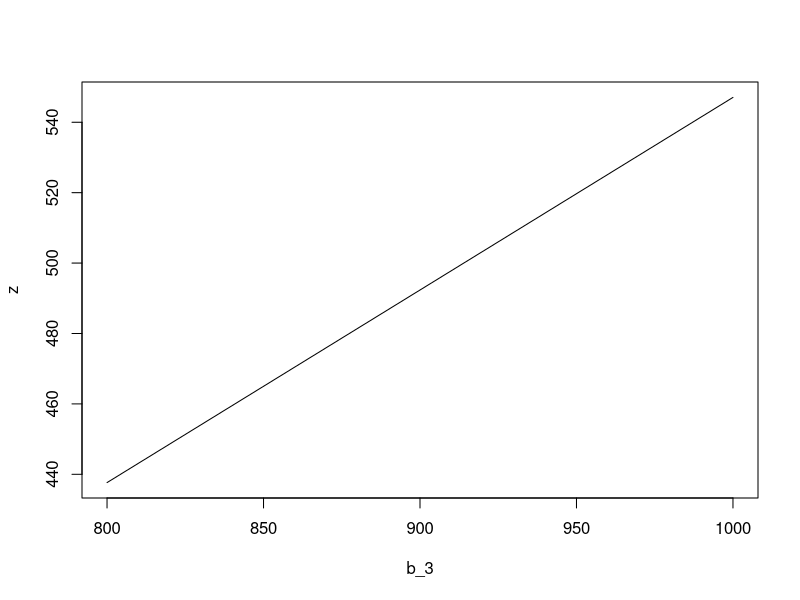

Reproduce this figure in R.
library(lpSolve)

C <- c(0.3,0.9)
A <- matrix(c(-0.21,0.3,
              -0.03, 0.01,
              1,1), ncol=2, nrow=3, byrow=TRUE)
b <- c(0,0,800)
# 800 = b_3
constraints_direction <- c('>=','<=','>=')

mod <- lp(direction = "min", objective.in = C,
          const.mat = A, const.dir = constraints_direction, const.rhs = b,
          compute.sens = TRUE)

mod$status # 0 -- success
mod$solution # 470.5882 329.4118
mod$objval # 437.6471

mod$duals
# y_1       y_2       y_3           ограничения двойственной задачи
# 1.1764706 0.0000000 ((0.5470588)) 0.0000000 0.0000000

# x* \cdot (c - Ay*) -> скобки -- это ограничение двойственной задачи

mod$duals.from
# -1.680000e+02 -1.000000e+30  ((2.273737e-13)) -1.000000e+30 -1.000000e+30

mod$duals.to
# 1.38e+02 1.00e+30 ((1.00e+30)) 1.00e+30 1.00e+30

# => b_3 \in (2.273737e-13, 1.00e+30) при таких b_3 y* \equiv => 3-я Th двойственности вып-ся
# если b_3 увел-ся на 100, то \Delta z = \Delta b_3 \cdot y*_3 = 100 * 0.5470588 \approx 54.7


###### 
b1 <- c(0,0,800+100)
mod1 <- lp(direction = "min", objective.in = C,
           const.mat = A, const.dir = constraints_direction, const.rhs = b1,
           compute.sens = TRUE)

mod1$status # 0 -- success
mod1$solution # 529.4118 370.5882
mod1$objval # 492.3529 = z*_0 + \Delta z, \Delta z = \Delta b_3 \cdot y_3* =
# = 0.547 \cdot \Delta b_3 = 0.547 * 100 \approx 54.7


mod1$duals # 1.1764706 0.0000000 0.5470588 0.0000000 0.0000000
sum(mod$duals != mod1$duals) # 0 => y_3* \equiv => 3rd Theorem is applicable

mod$sens.coef.from # -0.63  0.30
mod$sens.coef.to # 9e-01 1e+30 = 0.9 дофига
# => в этих интервалах могут меняться c_1 и с_2, чтобы x* \equiv



#######
b_3 <- 800:1000
z <- NULL # вектор оптимальных значений

for (i in 1:length(b_3)){
  b2 <- c(0,0,b_3[i])
  mod2 <- lp(direction = "min", objective.in = C,
             const.mat = A, const.dir = constraints_direction, const.rhs = b2,
             compute.sens = TRUE)
  z[i] <- mod2$objval
}

plot(b_3, z, type='l')
